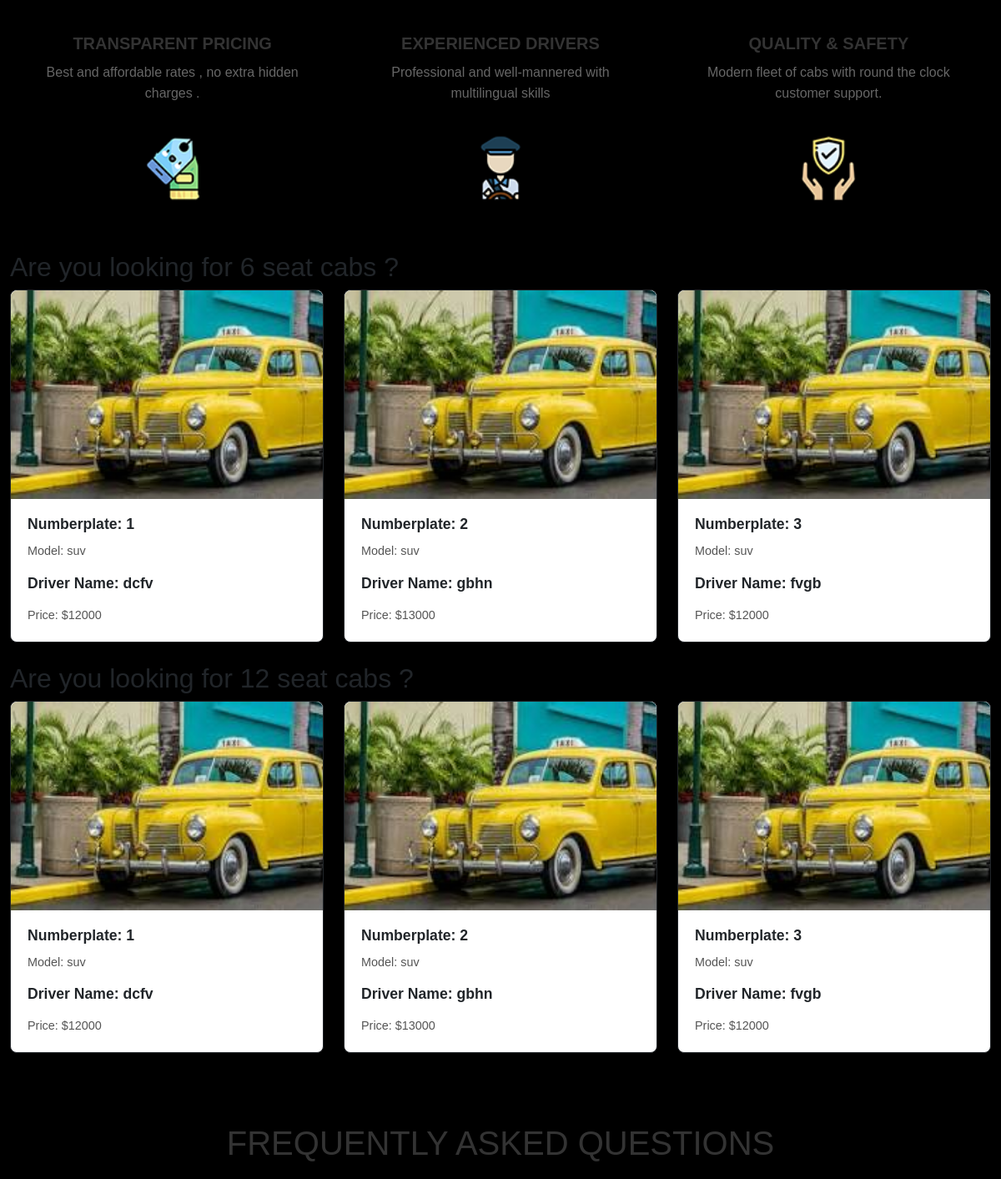
The page /user_home (middle part) on the database as committed earlier.
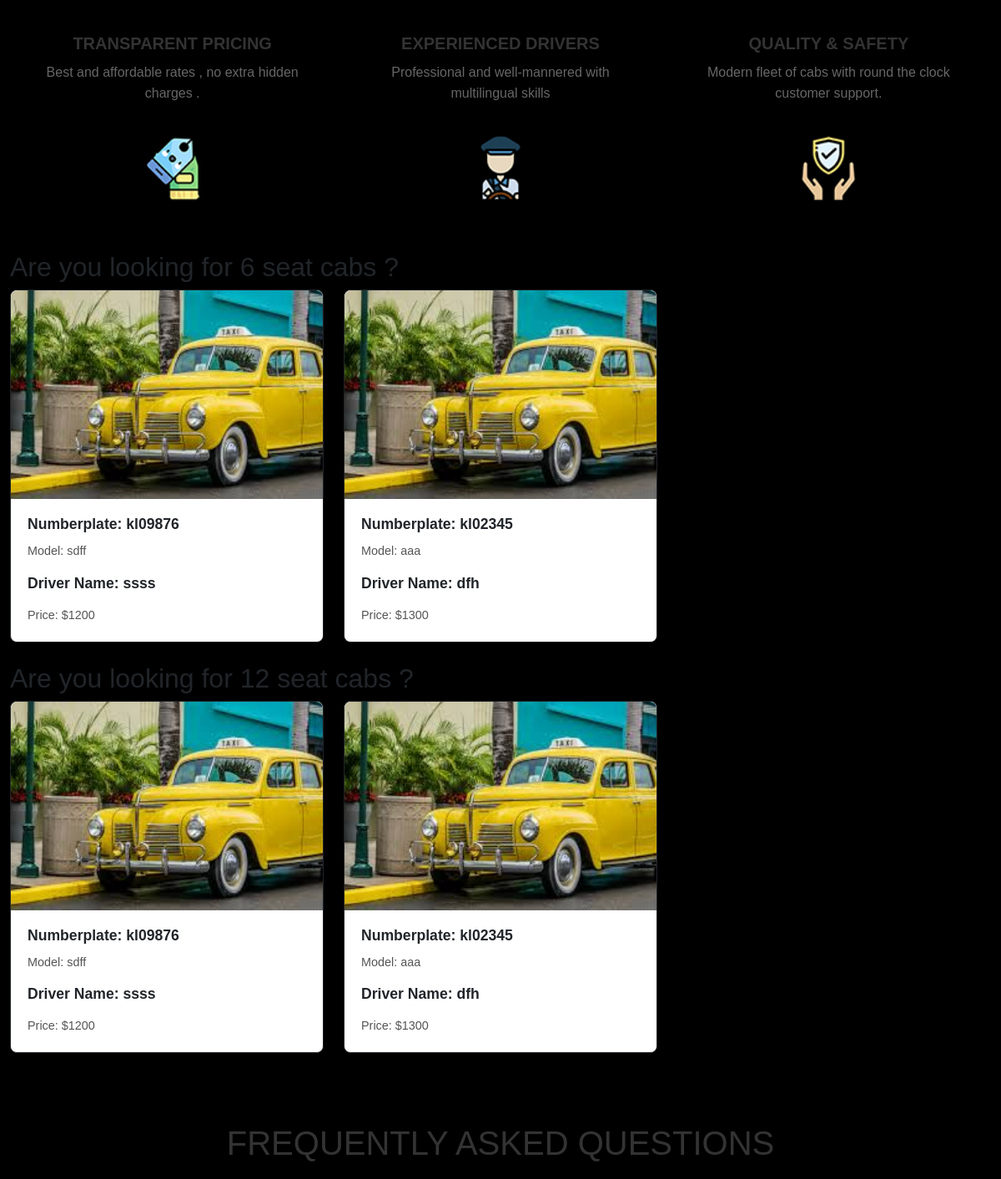
The same page on the database as committed later.
### app/models.py (models this page shows, shortened)
class Cab(models.Model):
    pid=models.TextField()
    vehicle_type = models.CharField(max_length=100)
    number_plate = models.CharField(max_length=15, unique=True)
    model = models.CharField(max_length=50)
    driver_name = models.CharField(max_length=100)
    available = models.IntegerField()
    price=models.IntegerField()
    img = models.FileField()

### app/views.py (the view)
# urls.py: path('user_home',views.user_home),
def user_home(req):
    if 'user' in req.session:
        data=Cab.objects.all()
    cabs=Cab.objects.all()
    return render(req,'user/home.html',{'Cab':cabs})

### templates/user/home.html (shortened to what this page needs)
<!DOCTYPE html>
<html lang="en">
<head>
    {% load static %}
    <link href="https://cdn.jsdelivr.net/npm/bootstrap@5.3.3/dist/css/bootstrap.min.css" rel="stylesheet">
</head>
<body>
    <div class="sect2">
        <div class="sect2b">
            <h6>TRANSPARENT PRICING</h6>
            <p>Best and affordable rates , no extra hidden charges .</p>
            <img src="{% static '/images/money-2.png' %}" alt="sectimg">
        </div>
        <div class="sect2c">
            <h6>EXPERIENCED DRIVERS</h6>
            <p>Professional and well-mannered with multilingual skills</p>
            <img src="{% static '/images/driver.png' %}" alt="sectimg">
        </div>
        <div class="sect2d">
            <h6>QUALITY & SAFETY</h6>
            <p>Modern fleet of cabs with round the clock customer support.</p>
            <img src="{% static '/images/safety.png' %}" alt="sectimg">
        </div>
    </div>
    <div class="container" style="max-width: 1200px;background-color: black;">
        <div class="row">
            <h2>Are you looking for 6 seat cabs ?</h2>
            {% for cabs in Cab %}
            <div class="col-lg-4 mb-4">
                <a href="view_cabs/{{ cabs.pk }}" class="card-link">
                    <div class="card shadow-sm border-dark">
                        <img class="card-img-top" src="{{ cabs.img.url }}" alt="Cab Image" style="width: 100%; height: 250px; object-fit: cover;">
                        <div class="card-body">
                            <h4 class="card-title">Numberplate: {{ cabs.number_plate }}</h4>
                            <p class="card-text">Model: {{ cabs.model }}</p>
                            <h5 class="card-title">Driver Name: {{ cabs.driver_name }}</h5>
                            <p class="card-text">Price: ${{ cabs.price }}</p>
                        </div>
                    </div>
                </a>
            </div>
            {% endfor %}
        </div>
    </div>
    <div class="container" style="max-width: 1200px;background-color: black;">
        <div class="row">
            <h2>Are you looking for 12 seat cabs ?</h2>
            {% for cabs in Cab %}
            <div class="col-lg-4 mb-4">
                <a href="view_cabs/{{ cabs.pk }}" class="card-link">
                    <div class="card shadow-sm border-dark">
                        <img class="card-img-top" src="{{ cabs.img.url }}" alt="Cab Image" style="width: 100%; height: 250px; object-fit: cover;">
                        <div class="card-body">
                            <h4 class="card-title">Numberplate: {{ cabs.number_plate }}</h4>
                            <p class="card-text">Model: {{ cabs.model }}</p>
                            <h5 class="card-title">Driver Name: {{ cabs.driver_name }}</h5>
                            <p class="card-text">Price: ${{ cabs.price }}</p>
                        </div>
                    </div>
                </a>
            </div>
            {% endfor %}
        </div>
    </div>
    <div class="qn">
        <h1>FREQUENTLY ASKED QUESTIONS</h1>
    </div>
</body>
</html>

Rows that differ between the two databases and show on the page:
removed Cab: img (picture), number_plate "1", model "suv", driver_name "dcfv", price "12000"
removed Cab: img (picture), number_plate "2", model "suv", driver_name "gbhn", price "13000"
removed Cab: img (picture), number_plate "3", model "suv", driver_name "fvgb", price "12000"
added Cab: img (picture), number_plate "kl09876", model "sdff", driver_name "ssss", price "1200"
added Cab: img (picture), number_plate "kl02345", model "aaa", driver_name "dfh", price "1300"
